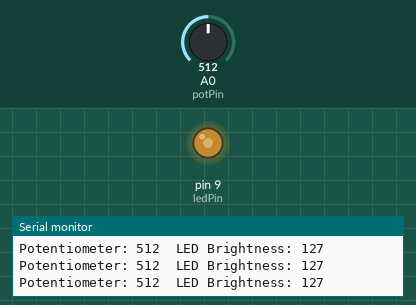
Bench run of a sketch on a simulated Arduino Uno, built with avr-gcc and run on an emulated ATmega328P. On the bench: output pins drawn as LEDs (lit = HIGH), the last lines printed to the serial monitor. The inputs (shaded band) are chosen by the test bench; at power-on: A0 (potPin) = 512.

Above: at 1.2 s.
1.3 s: A0 (potPin) set to 409
At 1.7 s:
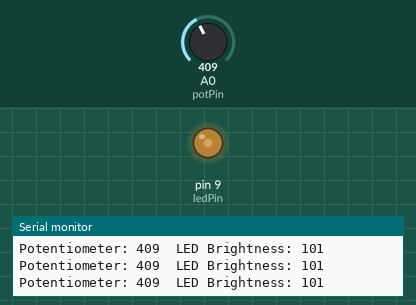
4.3 s: A0 (potPin) set to 386
At 4.9 s:
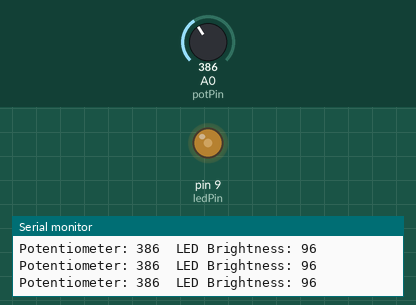
5.8 s: A0 (potPin) set to 716
At 7.0 s:
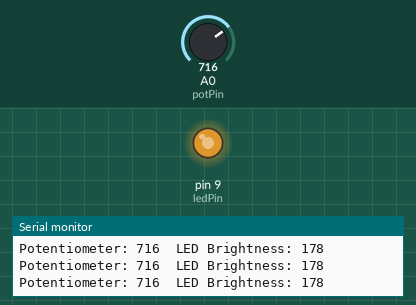
7.3 s: A0 (potPin) set to 982
At 8.0 s:
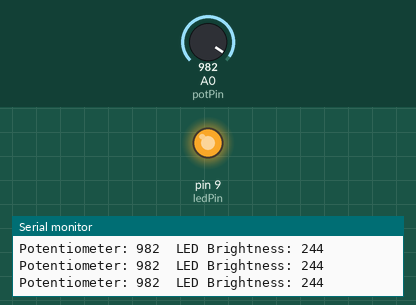
8.8 s: A0 (potPin) set to 1012
At 10.0 s:
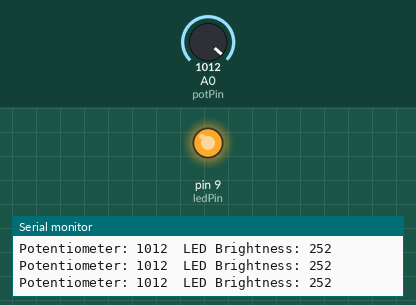
10.3 s: A0 (potPin) set to 122
At 10.6 s:
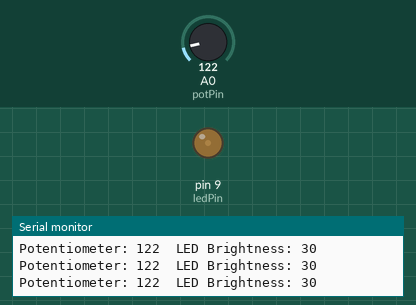
Timing chart, 0 to 12.8 s (numbered marks = the images above; inputs shaded):
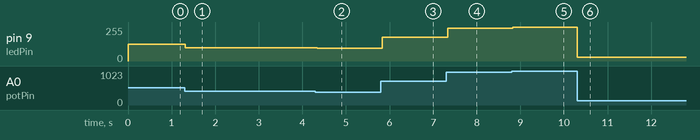

The sketch:

cir7.ino
```cpp
int potPin = A0;
int ledPin = 9;
int potValue;
int brightness;

void setup() {
  Serial.begin(9600);
  pinMode(ledPin, OUTPUT);
}

void loop() {
  potValue = analogRead(potPin);
  brightness = map(potValue, 0, 1023, 0, 255);
  analogWrite(ledPin, brightness);

  Serial.print("Potentiometer: ");
  Serial.print(potValue);
  Serial.print("  LED Brightness: ");
  Serial.println(brightness);

  delay(15);
}
```

Measured:
- after the input at 1.3 s, pin 9 (ledPin): 127/255 → 101/255 at once
- after the input at 4.3 s, pin 9 (ledPin): 101/255 → 96/255 at once
- after the input at 5.8 s, pin 9 (ledPin): 96/255 → 178/255 at once
- after the input at 7.3 s, pin 9 (ledPin): 178/255 → 244/255 at once
- after the input at 8.8 s, pin 9 (ledPin): 244/255 → 252/255 at once
- after the input at 10.3 s, pin 9 (ledPin): 252/255 → 30/255 at once
